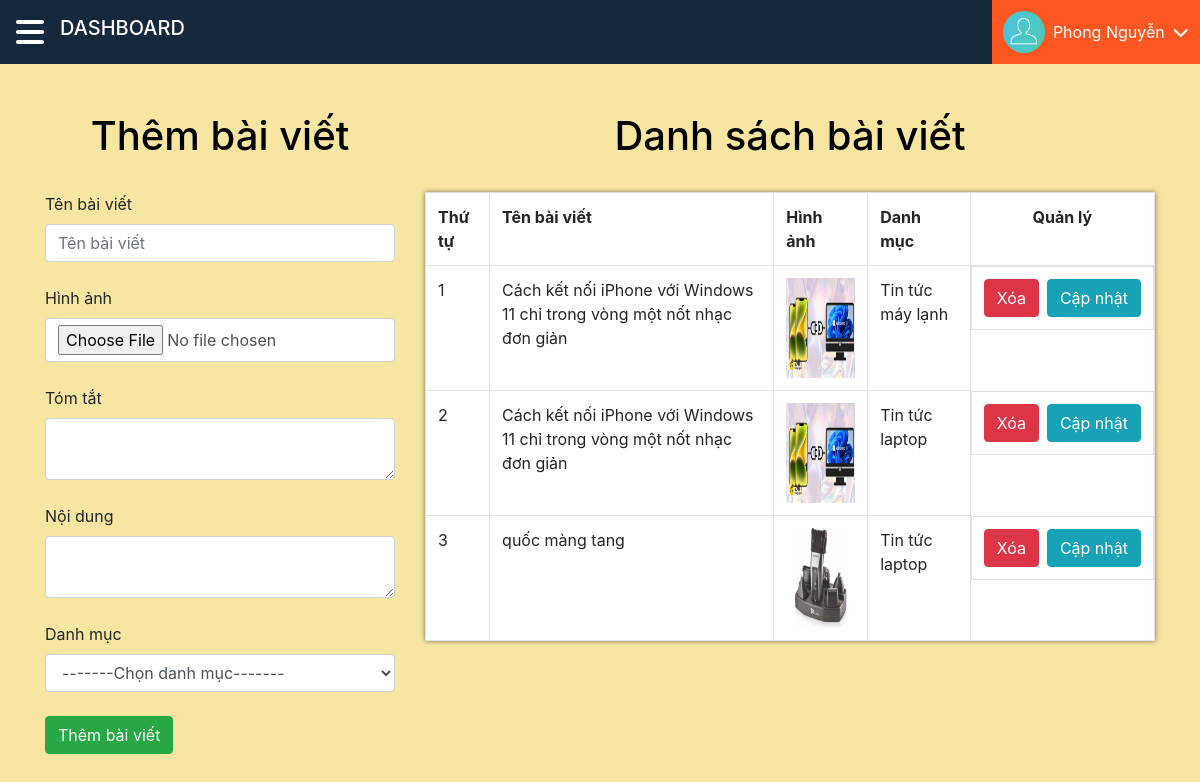
The page /admin/xulybaiviet.php (signed in) on the database its author committed.
### tables this page shows
CREATE TABLE `tbl_baiviet` (
  `baiviet_id` int(11) NOT NULL,
  `tenbaiviet` varchar(100) NOT NULL,
  `tomtat` text NOT NULL,
  `noidung` text NOT NULL,
  `image` text NOT NULL,
  `danhmuctin_id` int(11) NOT NULL
);

CREATE TABLE `tbl_danhmuctin` (
  `danhmuctin_id` int(11) NOT NULL,
  `tendanhmuc` varchar(100) NOT NULL
);

### admin/xulybaiviet.php (the view, shortened to what this page needs)
<?php
    include("../db/connect.php");
?>
<!DOCTYPE html>
<html lang="en">
<head>
    <link rel="stylesheet" href="../css/bootstrap.css">
</head>
<body>
    <div style="height: max-content !important;" class="main">
    <?php
        include("nav.php");
    ?>
        <br><br>
        <div class="main1">
            <div class="container">
                <div class="row">
                    <?php
                        if (isset($_GET['quanly']) == 'capnhat') {
                            $id_capnhat = $_GET['id_capnhat'];
                            $sql_capnhat = mysqli_query($conn, "SELECT * FROM tbl_baiviet WHERE baiviet_id = '$id_capnhat'");
                            $row_capnhat = mysqli_fetch_array($sql_capnhat);
                            $danhmuctin_id_1 = $row_capnhat['danhmuctin_id'];
                        ?>
                        <div class="col-md-4">
                                <h4 class="list-donhang">Cập nhật bài viết</h4>
                                <form action="" method="POST" enctype="multipart/form-data">
                                    <label for="">Tên bài viết</label>
                                    <input type="text" name="tenbaiviet" class="form-control" placeholder="Tên bài viết"
                                    value="<?php echo $row_capnhat['tenbaiviet']; ?>"> <br>
                                    <input type="hidden" name="id_update" class="form-control" placeholder="id bài viết"
                                    value="<?php echo $row_capnhat['baiviet_id']; ?>"> <br>
                                    <label for="">Hình ảnh</label>
                                    <input type="file" name="hinhanh" class="form-control"> <br>
                                    <img src="../images/<?php echo $row_capnhat['image']; ?>" width="100" height="120" alt=""> <br>
                                    <label for="">Tóm tắt</label>
                                    <textarea name="tomtat" rows="10" class="form-control"><?php echo $row_capnhat['tomtat']; ?></textarea> <br>
                                    <label for="">Nội dung</label>
                                    <textarea name="noidung" rows="10" class="form-control"><?php echo $row_capnhat['noidung']; ?></textarea> <br>
                                    <label for="">Danh mục</label>
                                    <select name="danhmuc" class="form-control">
                                        <option value="0">-------Chọn danh mục-------</option>
                                        <?php
                                            $sql_danhmuc = mysqli_query($conn, "SELECT * FROM tbl_danhmuctin ORDER BY danhmuctin_id DESC");
                                            while($row_danhmuc = mysqli_fetch_array($sql_danhmuc)){
                                                if($danhmuctin_id_1 == $row_danhmuc['danhmuctin_id']){
                                        ?>
                                        <option selected value="<?php echo $row_danhmuc['danhmuctin_id']; ?>"><?php echo $row_danhmuc['tendanhmuc']; ?></option>
                                            <?php
                                                }else{
                                            ?>
                                        <option value="<?php echo $row_danhmuc['danhmuctin_id']; ?>"><?php echo $row_danhmuc['tendanhmuc']; ?></option>
                                        <?php
                                                }
                                            }
                                        ?>
                                    </select> <br>
                                    <input type="submit" name="capnhatbaiviet" class="btn btn-success" value="Cập nhật bài viết">
                                </form>
                            </div>
                    <?php
                        }else{
                    ?>
                            <div class="col-md-4">
                                <h4 class="list-donhang">Thêm bài viết</h4>
                                <form action="" method="POST" enctype="multipart/form-data">
                                    <label for="">Tên bài viết</label>
                                    <input type="text" name="tenbaiviet" class="form-control" placeholder="Tên bài viết"> <br>
                                    <label for="">Hình ảnh</label>
                                    <input type="file" name="hinhanh" class="form-control"> <br>
                                    <label for="">Tóm tắt</label>
                                    <textarea name="tomtat" class="form-control"></textarea> <br>
                                    <label for="">Nội dung</label>
                                    <textarea name="noidung" class="form-control"></textarea> <br>
                                    <label for="">Danh mục</label>
                                    <select name="danhmuc" class="form-control">
                                        <option value="0">-------Chọn danh mục-------</option>
                                    </select> <br>
                                    <input type="submit" name="thembaiviet" class="btn btn-success" value="Thêm bài viết">
                                </form>
                            </div>
                    <?php } ?>
                    <div class="col-md-8">
                        <h4 class="list-donhang">Danh sách bài viết</h4>
                        <?php
                            $sql_select_baiviet = mysqli_query($conn, "SELECT * FROM tbl_baiviet,tbl_danhmuctin WHERE tbl_baiviet.danhmuctin_id
                            = tbl_danhmuctin.danhmuctin_id ORDER BY tbl_baiviet.danhmuctin_id DESC");
                        ?>
                        <table class="table table-bordered">
                            <tr>
                                <th>Thứ tự</th>
                                <th>Tên bài viết</th>
                                <th>Hình ảnh</th>
                                <th>Danh mục</th>
                                <th style="text-align: center;">Quản lý</th>
                            </tr>
                        <?php
                            $i = 0;
                            while($row_baiviet = mysqli_fetch_array($sql_select_baiviet)){
                                $i++;
                        ?>
                            <tr>
                                <td><?php echo $i; ?></td>
                                <td><?php echo $row_baiviet['tenbaiviet']; ?></td>
                                <td>
                                    <img style="width: 120px; height: 100px;" src="../images/<?php echo $row_baiviet['image']; ?>" alt="">
                                </td>
                                <td><?php echo $row_baiviet['tendanhmuc']; ?></td>
                                <td style="display: flex;">
                                    <a style="padding-right: 0.5rem;" href="?xoa=<?php echo $row_baiviet['baiviet_id']; ?>">
                                        <button type="button" class="btn btn-danger">Xóa</button>
                                    </a>
                                    <a href="xulybaiviet.php?quanly=capnhat&id_capnhat=<?php echo $row_baiviet['baiviet_id']; ?>">
                                        <button type="button" class="btn btn-info">Cập nhật</button>
                                    </a>
                                </td>
                        <?php } ?>
                            </tr>
                        </table>
                    </div>
                </div>
            </div>
        </div>
    </div>
</body>
</html>

### css/style1.css (style rules this page uses)
* { margin: 0; padding: 0; box-sizing: border-box; }
img { max-width: 100%; height: auto; }
body { font-size: 16px; }
table { box-shadow: 0 0 5px rgba(0, 0, 0, 0.5); }
.main { overflow-x: hidden; min-height: 100vh; background-color: #f7e6a1; }
.list-donhang { margin-bottom: 2rem; display: flex; justify-content: center; font-size: 2.5rem; color: #000; }
.main1 { display: flex; }

### rows shown on the page
tbl_baiviet: tenbaiviet "Cách kết nối iPhone với Windows 11 chỉ trong vòng một nốt nhạc đơn giản", image (picture), danhmuctin.tendanhmuc "Tin tức máy lạnh"
tbl_baiviet: tenbaiviet "Cách kết nối iPhone với Windows 11 chỉ trong vòng một nốt nhạc đơn giản", image (picture), danhmuctin.tendanhmuc "Tin tức laptop"
tbl_baiviet: tenbaiviet "quốc màng tang", image (picture), danhmuctin.tendanhmuc "Tin tức laptop"

### other values the page prints
$_SESSION['admin_name'] "Phong Nguyễn"
